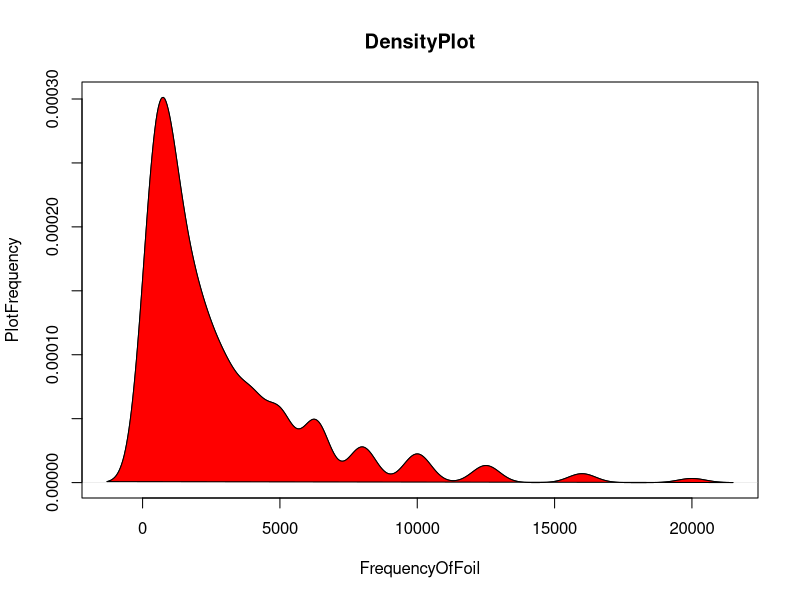
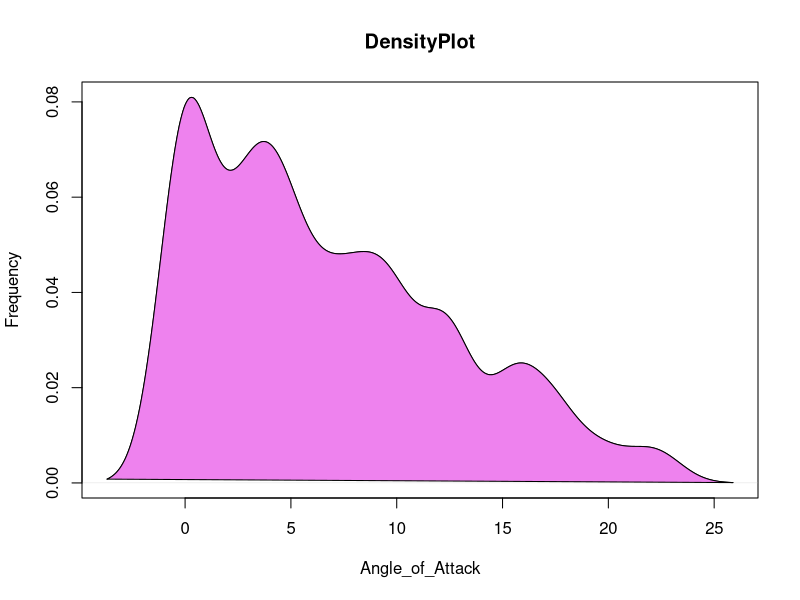
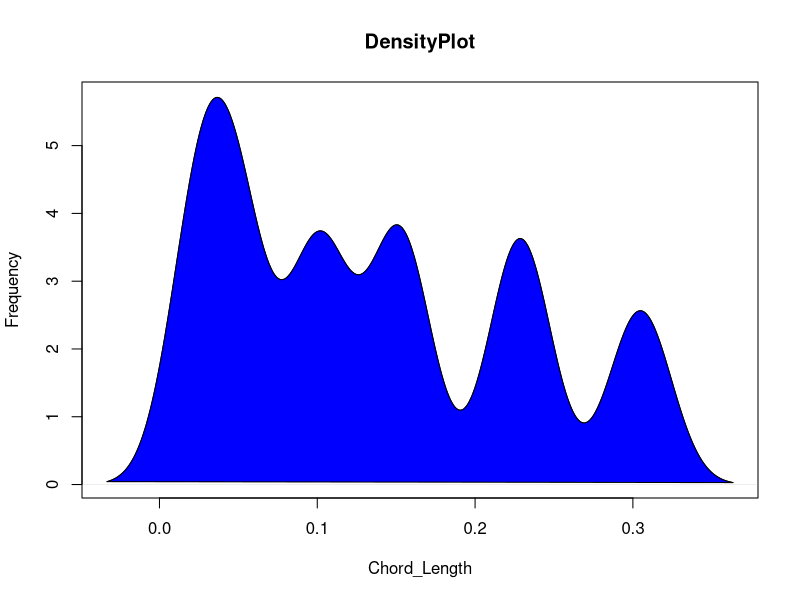
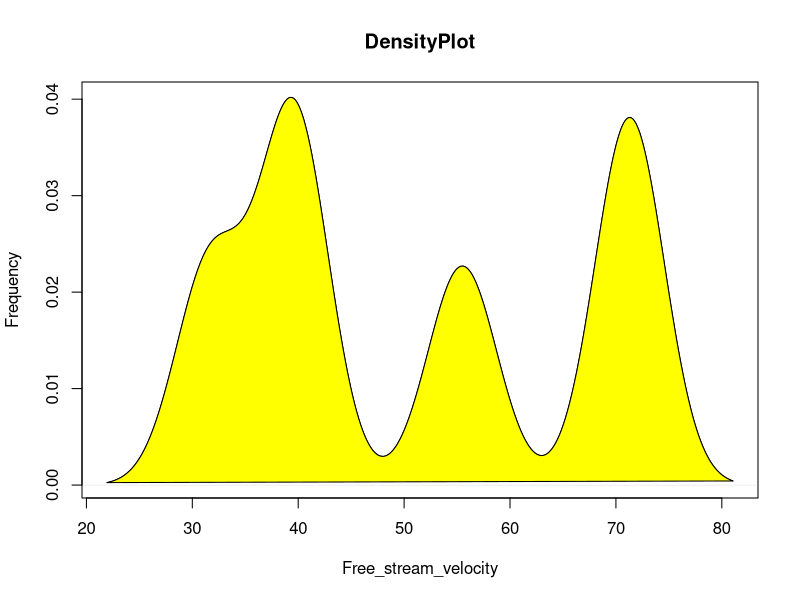
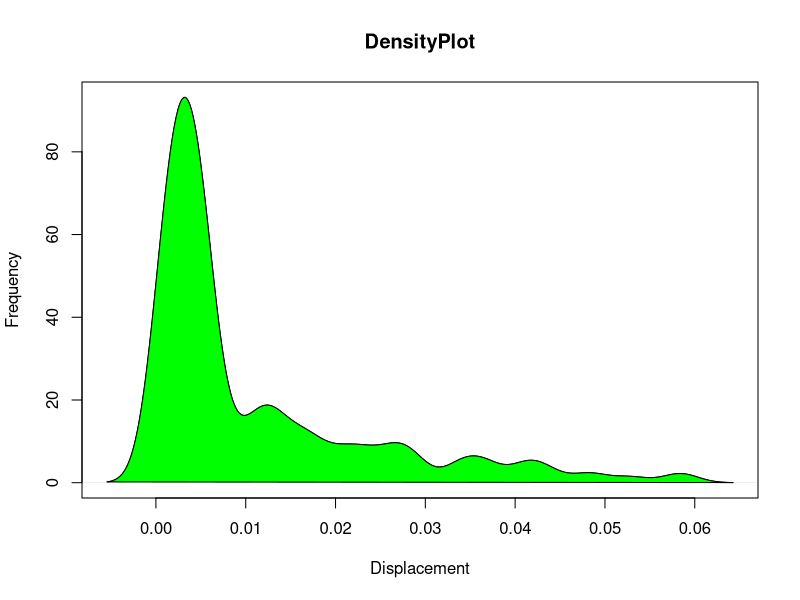
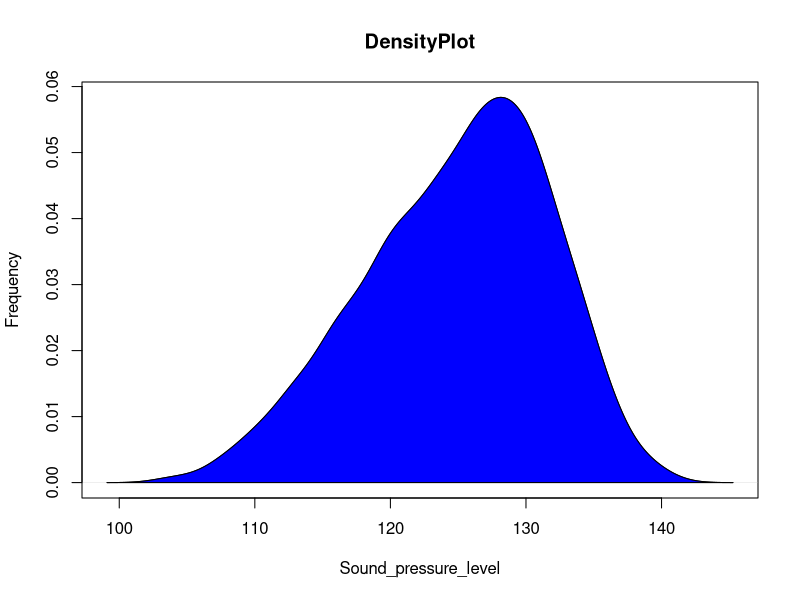
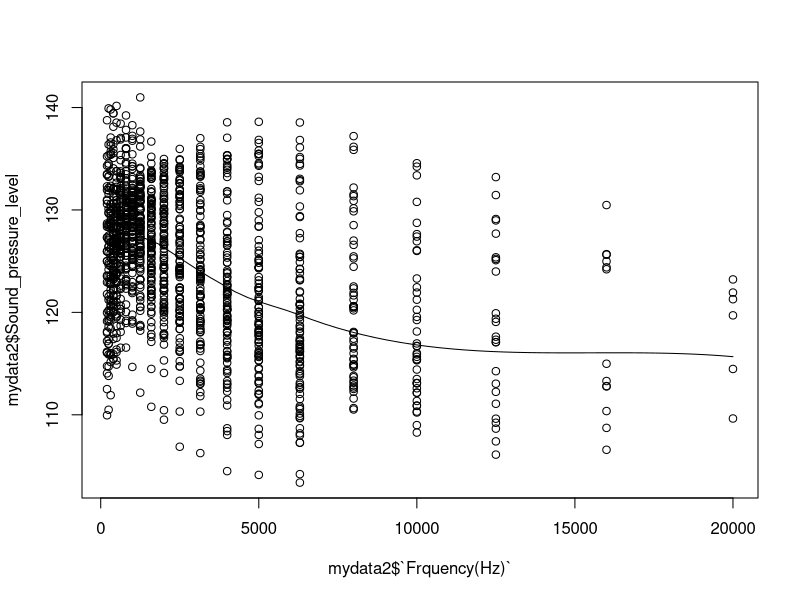
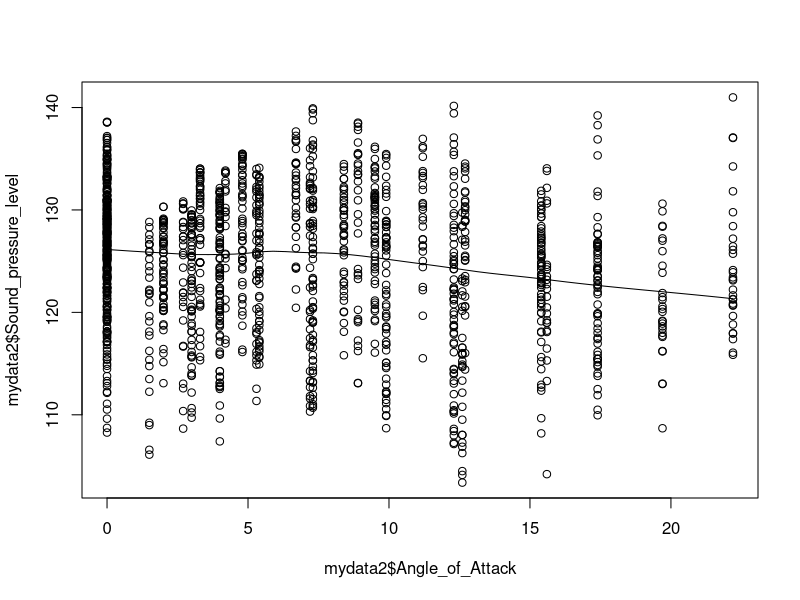

Generate these figures, in order, with R: (Note: this script raises an error after producing the figures.)
library(readxl)
mydata = read_excel('Airfoil Self-Noise.xlsx')
#library --> library(readxl)
#In case of multiple sheets in an excel --> df=read_excel("dataset2.xlsx",sheet = "dataset")
str(mydata)
head(mydata)

#check missing data:
colSums(is.na(mydata)) #Number of blank spaces in each colmun
table(is.na(mydata))   #Dont use only 'is.na(mydata)' as it just gives True or False values
dim(mydata)

table(complete.cases(mydata))  #Measures rows only having numeric values
table(is.na(mydata))          #Measures each and every element in table

#Remove missing data (na values):
mydata2 = na.omit(mydata)
dim(mydata2)

#verify again if there's any missing data:
table(complete.cases(mydata2))  #Measures rows only having numeric values
table(is.na(mydata2))  

#Check summary
str(mydata2)
summary(mydata2)

#Draw scatterplot to check relation
#install.packages("scatterplot3d")
#plot(~., data = mydata2)

##Density plot - Check if the response variable is close to normality
plot(density(mydata2$`Frquency(Hz)`), main = 'DensityPlot', xlab = 'FrequencyOfFoil', ylab = 'PlotFrequency')
polygon(density(mydata2$`Frquency(Hz)`), col = 'red')

plot(density(mydata2$Angle_of_Attack), main = 'DensityPlot', xlab = 'Angle_of_Attack', ylab = 'Frequency')
polygon(density(mydata2$Angle_of_Attack), col = 'violet')

plot(density(mydata2$Chord_Length), main = 'DensityPlot', xlab = 'Chord_Length', ylab = 'Frequency')
polygon(density(mydata2$Chord_Length), col = 'blue')

plot(density(mydata2$Free_stream_velocity), main = 'DensityPlot', xlab = 'Free_stream_velocity', ylab = 'Frequency')
polygon(density(mydata2$Free_stream_velocity), col = 'yellow')

plot(density(mydata2$Displacement), main = 'DensityPlot', xlab = 'Displacement', ylab = 'Frequency')
polygon(density(mydata2$Displacement), col = 'green')

plot(density(mydata2$Sound_pressure_level), main = 'DensityPlot', xlab = 'Sound_pressure_level', ylab = 'Frequency')
polygon(density(mydata2$Sound_pressure_level), col = 'blue')

#Scatter plots can help visualize any linear relationships between the dependent (response) variable and independent (predictor) variables.
#Ideally, if you are having multiple predictor variables, a scatter plot is drawn for each one of them against the response,
#along with the line of best as seen below

scatter.smooth(x = mydata2$`Frquency(Hz)`, y = mydata2$Sound_pressure_level)

scatter.smooth(x = mydata2$Angle_of_Attack, y = mydata2$Sound_pressure_level)

scatter.smooth(x = mydata2$Chord_Length, y = mydata2$Sound_pressure_level)

scatter.smooth(x = mydata2$Free_stream_velocity, y = mydata2$Sound_pressure_level)

scatter.smooth(x = mydata2$Displacement, y = mydata2$Sound_pressure_level)

#TO find correlation between all the variables
cor(mydata2)




#Finding outliers and cleaning them
boxplot(mydata2$`Frquency(Hz)`, main = 'Frquency(Hz)', 
        sub = paste('Outlier rows: ', boxplot.stats(mydata$`Frquency(Hz)`)$out))

freqbox = boxplot(mydata2$`Frquency(Hz)`)

freqbox

boxplot(mydata2$Angle_of_Attack, main = 'Angle_of_Attack',
        sub = paste('Outlier rows:', boxplot.stats(mydata2$Angle_of_Attack)$out))

boxplot(mydata2$Chord_Length, main = 'Chord_Length', 
        sub = paste('Outlier rows:', boxplot.stats(mydata2$Chord_Length)$out))

boxplot(mydata2$Free_stream_velocity, main = 'Free_stream_velocity', 
        sub = paste('outlier rows:', boxplot.stats(mydata2$Free_stream_velocity)$out))

boxplot(mydata2$Displacement, main = 'Displacement', 
        sub = paste('Outlier rows:', boxplot.stats(mydata2$Displacement)$out))


#Getting overlapped values in boxplot in R plot


#To remove the values overlapping in R-plot:
#(But its not working)
# install.packages("FField") 
# library(FField) 
# FFieldPtRepDemo()
# 
# 
# #Googled it and found following suggestion on it
# #(But its not working even after installing the given packages):
#   
# install.packages("FField", type = "source")
# library(FField)
# install.packages("ggplot2")
# install.packages("gridExtra")
# FFieldPtRepDemo()

#How to remove outliers in the data:
#In this data we dont have outliers in chord length and velocity.
#So we will calculate outliers in other variables

#(1) Frequency:

IQR(mydata2$`Frquency(Hz)`)       #To find IQR value in the frequency
quantile(mydata2$`Frquency(Hz)`)  #To find Q1, Q3 in the frequency

head(sort(mydata2$`Frquency(Hz)`))  #To check smallest value
tail(sort(mydata2$`Frquency(Hz)`))  #To check largest value


MinCutoffFreq = (800 - 1.5*3200)  #Min = (Q1 - 1.5*IQR)
MinCutoffFreq

MaxCutoffFreq = (4000 + 1.5*3200)   #Max = (Q3 + 1.5*IQR)
MaxCutoffFreq

boxplot(mydata2$`Frquency(Hz)`)$out

#So, we will remove freq>8800 while taking subset.


#(2) Angle of Atttack:

IQR(mydata2$Angle_of_Attack)  #To find IQR value in the angle of attack
quantile(mydata2$Angle_of_Attack) #To find Q1, Q3 in the angle of attack


head(sort(mydata2$Angle_of_Attack)) #To check smallest value
tail(sort(mydata2$Angle_of_Attack)) #To check largest value



MinCutoffAngle = (2.0 - 1.5 * 7.9)   #Min = (Q1 - 1.5*IQR)
MinCutoffAngle
MaxCutOffAngle = (9.9 + 1.5 * 7.9)  #Max = (Q3 + 1.5*IQR)
MaxCutOffAngle


boxplot(mydata2$Angle_of_Attack)$out



#So, we will remove Angle of attack>21.75 while taking subset.


#(3) Displacement:

IQR(mydata2$Displacement) #To find IQR value in the angle of attack
quantile(mydata2$Displacement)  #To find Q1, Q3 in the displacement

head(sort(mydata2$Displacement))
tail(sort(mydata2$Displacement))

MinCutoffDisp = (0.002535110 - 1.5*0.01251269)  #Min = (Q1 - 1.5*IQR)
MinCutoffDisp
MaxCutOffDisp = (0.015047800 + 1.5*0.01251269)  #Max = (Q3 + 1.5*IQR)
MaxCutOffDisp
boxplot(mydata2$Displacement)$out


#So, we will remove Displacement > 0.03381684 while taking subset.

#Following steps will remove all the outliers and will give clean data:

dim(mydata2)
summary(mydata2)

mydata3 = subset(mydata2, mydata2$`Frquency(Hz)`< 8800 & mydata2$Angle_of_Attack < 21.75 & mydata2$Displacement < 0.03381684 )

dim(mydata3) #So number of rows decreased by 248, excel also giving same results by filtering

summary(mydata3)

cor(mydata3)



#Build linear model:

#(1) By considering outliers:
lm1 = lm(Sound_pressure_level ~ `Frquency(Hz)` + Angle_of_Attack + Chord_Length
         + Free_stream_velocity + Displacement, data = mydata2)
summary(lm1)

#(2) Without considering outliers:
lm2 = lm(Sound_pressure_level ~ `Frquency(Hz)` + Angle_of_Attack + Chord_Length
         + Free_stream_velocity + Displacement, data = mydata3)
summary(lm2)

#AIC and BIC
AIC(lm2)
BIC(lm2)

#Now in above models we can check that even if we remove any single variable,adjusted R - squared value decreases. So better to keep all variables.
#R-squared we are getting is low in both models. But the problem is adjusted R-squared value is greater for lm1 than lm2.

plot(lm2) #Residual Plots

#Lets try t check whether we can increase R squared by taking logarithamic value of sound pressure level.

lm3 = lm(log(Sound_pressure_level) ~ ., data = mydata3)
summary(lm3)  #So taking log value of sound pressure, increases adjusted R slightly


#AIC and BIC
AIC(lm3)  
BIC(lm3)


#Predicting Linear Models

#Step 1: Create the training (development) and test (validation) data samples from original data
# Create Training and Test data -

set.seed(100)  # setting seed to reproduce results of random sampling
Index <- sample(1:nrow(mydata3), 0.7*nrow(mydata3))  # row indices for training data
trainData <- mydata3[Index, ]  # model training data
testData  <- mydata3[-Index, ]   # test data

summary(trainData)
summary(testData)

dim(trainData)
dim(testData)

lm4 = lm((Sound_pressure_level) ~ ., data = trainData)
SoundPred = predict(lm4, testData)
SoundPred

#Step 3: Review
summary (lm4)  # model summary
AIC (lm4)  # Calculate akaike information criterion


#Step 4: Calculate prediction accuracy and error rates
actuals_preds <- data.frame(cbind(actuals=testData$Sound_pressure_level, predicteds=SoundPred))  # make actuals_predicteds dataframe.
actuals_preds2
correlation_accuracy <- cor(actuals_preds)  # 70.49%
correlation_accuracy

min_max_accuracy <- mean(apply(actuals_preds, 1, min) / apply(actuals_preds, 1, max))  
min_max_accuracy 

# => 97.30%, min_max accuracy


mape <- mean(abs((actuals_preds$predicteds - actuals_preds$actuals))/actuals_preds$actuals)  
mape

# 2.75% error



#Lets try by replacing outliers with corresponding max values 
#Following steps will replace the outliers with their corresponding max/min values:

mydata4 = mydata2

dim(mydata4)
summary(mydata4)

class(mydata4$Displacement)

mydata4$`Frquency(Hz)`[which(mydata4$`Frquency(Hz)`> 8800) ]=  8800

mydata4$Angle_of_Attack[which(mydata4$Angle_of_Attack> 21.75)] = 21.75

mydata4$Displacement[which(mydata4$Displacement > 0.03381684)] = 0.03381684

dim(mydata4)

lm5 = lm(Sound_pressure_level ~., data = mydata4)
summary(lm5)


#Predicting Linear Models with capped outlier values

#Step 1: Create the training (development) and test (validation) data samples from original data
# Create Training and Test data -

set.seed(100)  # setting seed to reproduce results of random sampling
Index2 <- sample(1:nrow(mydata4), 0.7*nrow(mydata4))  # row indices for training data
trainData2 <- mydata4[Index2, ]  # model training data
testData2  <- mydata4[-Index2, ]   # test data

summary(trainData2)
summary(testData2)

dim(trainData2)
dim(testData2)

lm6 = lm((Sound_pressure_level) ~ ., data = trainData2)
SoundPred2 = predict(lm6, testData2)
SoundPred2

#Step 3: Review
summary (lm6)  # model summary
AIC (lm6)  # Calculate akaike information criterion


#Step 4: Calculate prediction accuracy and error rates
actuals_preds2 <- data.frame(cbind(actuals2=testData2$Sound_pressure_level, predicteds2=SoundPred2))  # make actuals_predicteds dataframe.
actuals_preds2
correlation_accuracy2 <- cor(actuals_preds2)  
correlation_accuracy2
  
min_max_accuracy2 <- mean(apply(actuals_preds2, 1, min) / apply(actuals_preds2, 1, max))  
min_max_accuracy2 

# => 97.31%, min_max accuracy

mape2 <- mean(abs((actuals_preds2$predicteds2 - actuals_preds2$actuals2))/actuals_preds2$actuals2)  
mape2

# => 2.75%, mape  

